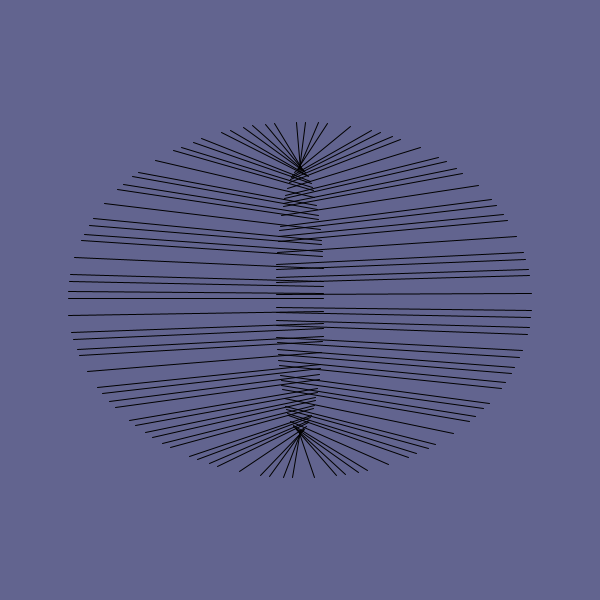
Frame 1 (no input)
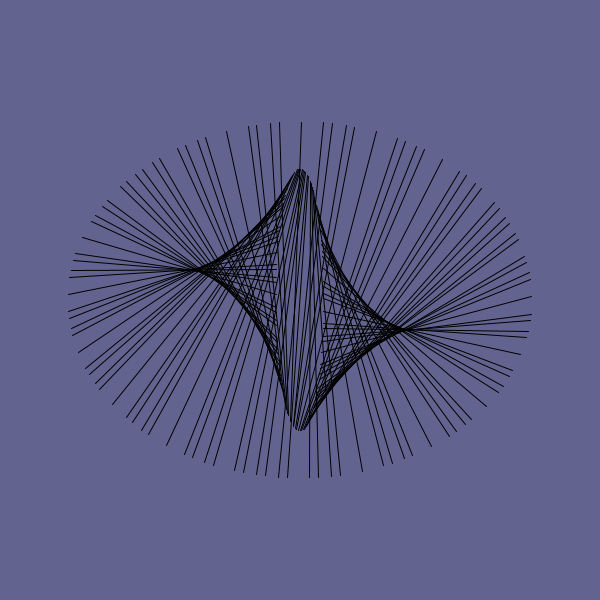
Frame 60 (the mouse pressed at the canvas centre just before this capture)
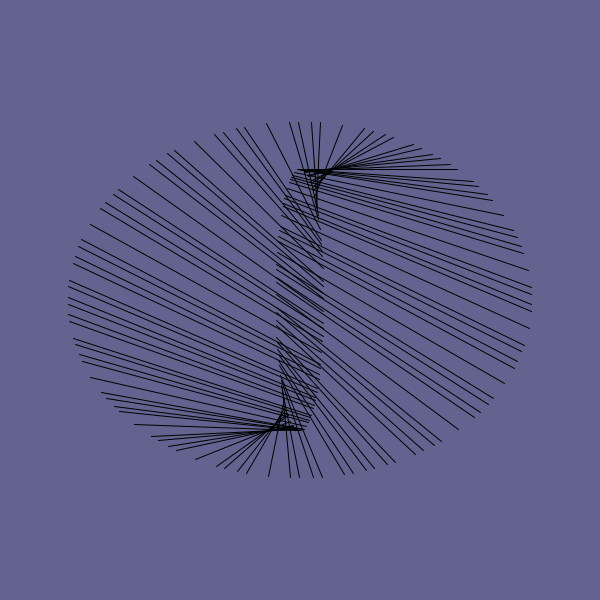
Frame 120 (the mouse held since frame 60 and released just before this capture)

The Processing sketch that drew these frames (run headless with seeded random() and noise(); from frame 60 on, the mouse is pressed at the canvas centre):

// Processing sketch: ASG3_3_the_moir_Piece
// ── ASG3_3_the_moir_Piece.pde
int numLines = 100; // Number of lines
float angleOffset = 0; // Initial angle offset

void setup() {
  size(600, 600);
  smooth();
}

void draw() {
  background(98,100,143);
  translate(width/2, height/2); // Move origin to center of the canvas
  
  for (int i = 0; i < numLines; i++) {
    float angle = map(i, 78, numLines, 193, TWO_PI); // Angle for the line
    float x1 = cos(angle + angleOffset) * 232; // Starting point x
    float y1 = sin(angle + angleOffset) * 178; // Starting point y
    float x2 = cos(angle) * -24; // Ending point x
    float y2 = sin(angle) * 131; // Ending point y
    line(x1, y1, x2, y2); // Draw line
  }
  
  angleOffset += 0.06; // Increment angle offset for animation
}
